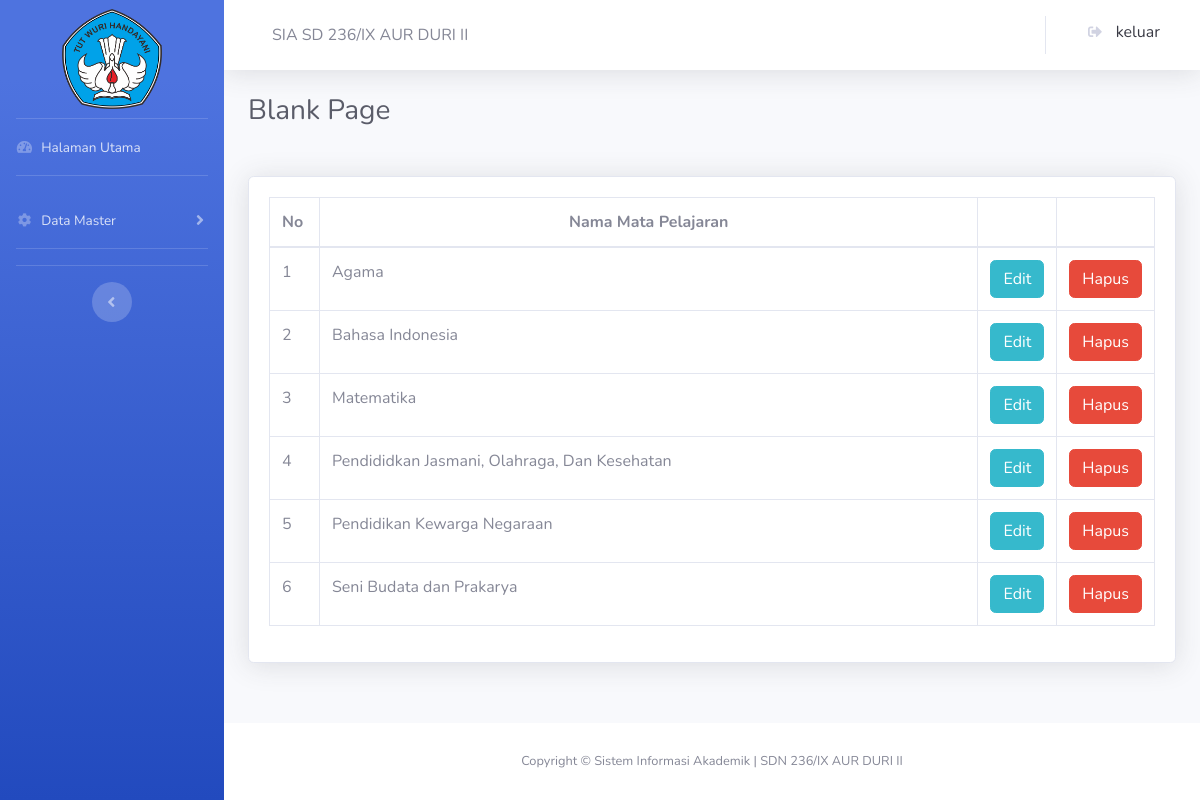
Page /SIA/mapel.php (signed in) on the committed database.
### tables this page shows
CREATE TABLE `mapel` (
  `kd_mp` varchar(8) NOT NULL,
  `nama_mp` varchar(50) NOT NULL
);

### SIA/koneksi.php (called while the page is built, shortened)
<?php
$conn = mysqli_connect("localhost", "root", "", "kp");
function query($query)
{
	global $conn;
	$result = mysqli_query($conn, $query);
	$rows = [];
	while ($row = mysqli_fetch_assoc($result)) {
		$rows[] = $row;
	}
	return $rows;
}

### SIA/mapel.php (the view, shortened to what this page needs)
<?php
require 'koneksi.php';
if (!isset($_SESSION["masuk"])) {
    header("Location: login.php ");
    exit;
} else {
    $masuk = $_SESSION['masuk'];
    $sql_masuk = mysqli_query($conn, "SELECT * FROM user WHERE username = '$masuk'");
    $vusr = mysqli_fetch_array($sql_masuk);
    $lvl = $vusr['level'];
}
$mapel = query("SELECT * FROM mapel");
?>
<!DOCTYPE html>
<html lang="en">
<head>
    <link href="vendor/fontawesome-free/css/all.min.css" rel="stylesheet" type="text/css">
    <link href="css/sb-admin-2.min.css" rel="stylesheet">
</head>
<body id="page-top">
    <div id="wrapper">
        <ul class="navbar-nav bg-gradient-primary sidebar sidebar-dark accordion" id="accordionSidebar">
            <br>
            <a class="sidebar-brand d-flex align-items-center justify-content-center"">
                <div>
                    <img src=" logo_sekolah.png" width="100" height="100">
    </div>
    </a> <br>
    <hr class="sidebar-divider my-0">
    <li class="nav-item">
        <a class="nav-link" href="index.php">
            <i class="fas fa-fw fa-tachometer-alt"></i>
            <span>Halaman Utama</span></a>
    </li>
    <hr class="sidebar-divider">
    <?php
    if ($lvl == 'admin') :
    ?>
        <li class="nav-item">
            <a class="nav-link collapsed" href="#" data-toggle="collapse" data-target="#collapseTwo" aria-expanded="true" aria-controls="collapseTwo">
                <i class="fas fa-fw fa-cog"></i>
                <span>Data Master</span>
            </a>
        </li>
    <?php
    endif;
    ?>
    <hr class="sidebar-divider">
    <hr class="sidebar-divider d-none d-md-block">
    <div class="text-center d-none d-md-inline">
        <button class="rounded-circle border-0" id="sidebarToggle"></button>
    </div>
    </ul>
    <div id="content-wrapper" class="d-flex flex-column">
        <div id="content">
            <nav class="navbar navbar-expand navbar-light bg-white topbar mb-4 static-top shadow">
                <form class="d-none d-sm-inline-block form-inline mr-auto ml-md-3 my-2 my-md-0 mw-100 navbar-search">
                    <div class="sidebar-brand-text mx-3">SIA SD 236/IX AUR DURI II</div>
                </form>
                <ul class="navbar-nav ml-auto">
                    <li class="nav-item dropdown no-arrow">
                        <a class="dropdown-item" href="logout.php" data-toggle="modal" data-target="#logoutModal">
                            <i class="fas fa-sign-out-alt fa-sm fa-fw mr-2 text-gray-400"></i>
                            keluar
                        </a>
                    </li>
                </ul>
            </nav>
            <div class="container-fluid">
                <h1 class="h3 mb-4 text-gray-800">Blank Page</h1>
                <br>
                <div class="card shadow mb-4">
                    <div class="card-body">
                        <div class="table-responsive">
                            <table class="table table-bordered" id="dataTable" width="100%" cellspacing="0">
                                <thead>
                                    <tr>
                                        <th width="50px">No </th>
                                        <th>
                                            <center>Nama Mata Pelajaran
                                        </th>
                                        <?php
                                        if ($lvl == 'admin') :
                                        ?>
                                            <th width="50px"></th>
                                            <th width="50px"></th>
                                        <?php endif; ?>
                                    </tr>
                                </thead>
                                <tbody>
                                    <?php $i = 1;    ?>
                                    <?php foreach ($mapel as $mp) : ?>
                                        <tr>
                                            <td><?= $i ?></td>
                                            <td><?= $mp["nama_mp"]; ?></td>
                                            <?php
                                            if ($lvl == 'admin') :
                                            ?>
                                                <td>
                                                    <a class="btn btn-info" href="#" role="button">Edit</a>
                                                </td>
                                                <td><a class="btn btn-danger" href="#" role="button">Hapus</a></td>
                                            <?php endif; ?>
                                        </tr>
                                        <?php $i++; ?>
                                    <?php endforeach ?>
                                </tbody>
                            </table>
                        </div>
                    </div>
                </div>
            </div>
        </div>
        <footer class="sticky-footer bg-white">
            <div class="container my-auto">
                <div class="copyright text-center my-auto">
                    <span>Copyright &copy; Sistem Informasi Akademik | SDN 236/IX AUR DURI II</span>
                </div>
            </div>
        </footer>
    </div>
    </div>
</body>
</html>

### rows in the picture
mapel: nama_mp "Agama"
mapel: nama_mp "Bahasa Indonesia"
mapel: nama_mp "Matematika"
mapel: nama_mp "Pendididkan Jasmani, Olahraga, Dan Kesehatan"
mapel: nama_mp "Pendidikan Kewarga Negaraan"
mapel: nama_mp "Seni Budata dan Prakarya"
